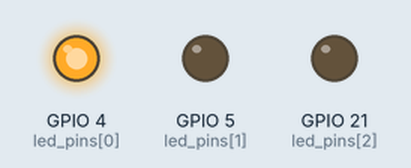
A program run on a simulated ESP32 board running MicroPython. Shown: output pins drawn as LEDs (lit = HIGH).

Above: at 0.2 s.
At 1.2 s:
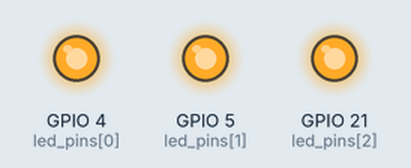
At 1.7 s:
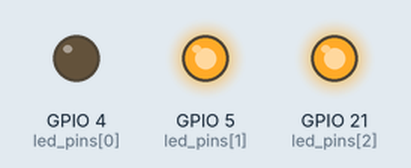
At 2.2 s:
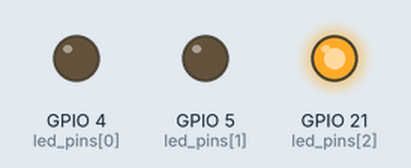
At 3.7 s:
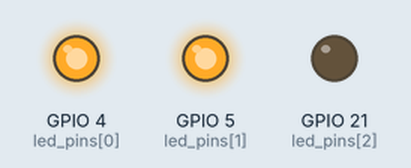
At 5.7 s:
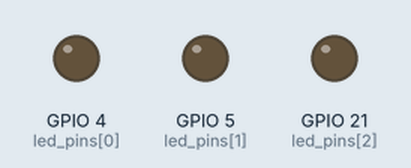
Timing chart, 0 to 6.9 s (numbered marks = the images above):
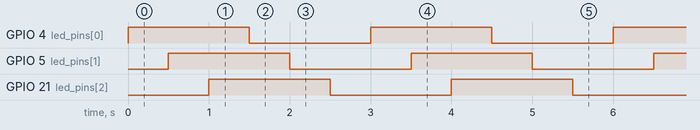

Measured:
- by itself, GPIO 4 (led_pins[0]), GPIO 5 (led_pins[1]), GPIO 21 (led_pins[2]): alternates HIGH for 1.5 s and LOW for 1.5 s
- by itself, everything shown: repeats every 3.0 s, in 6 steps

The program:

2_1_3.py
```python
# 2_1_3.py

from machine import Pin
import time

# 핀 번호 지정을 위한 리스트 만들기
led_pins = [4, 5, 21]
leds = []

# 핀 모드 설정
for pin in led_pins:
	leds.append(Pin(pin, Pin.OUT))

# LED OFF로 초기화
for led in leds:
	led.value(0)

# 무한 루프
while True:
	for led in leds:
			led.value(1)
			time.sleep(0.5)

	for led in leds:
			led.value(0)
			time.sleep(0.5)
```
